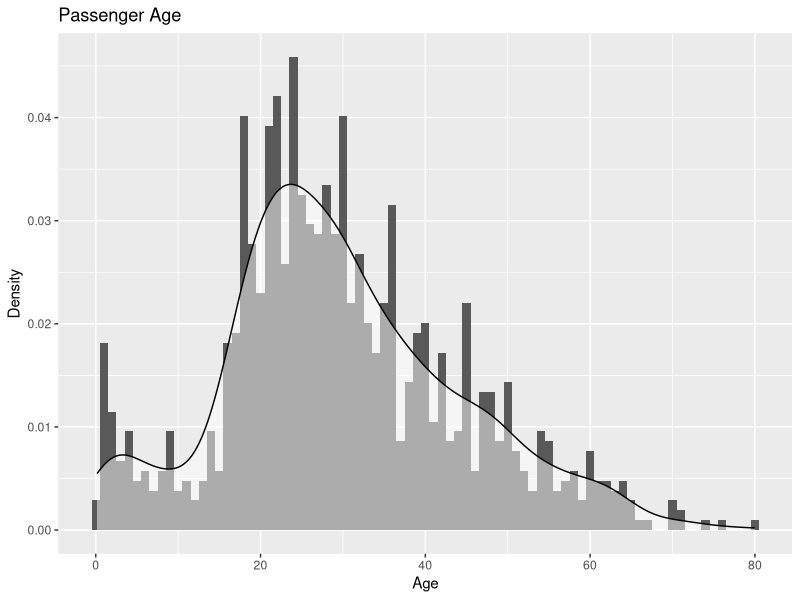
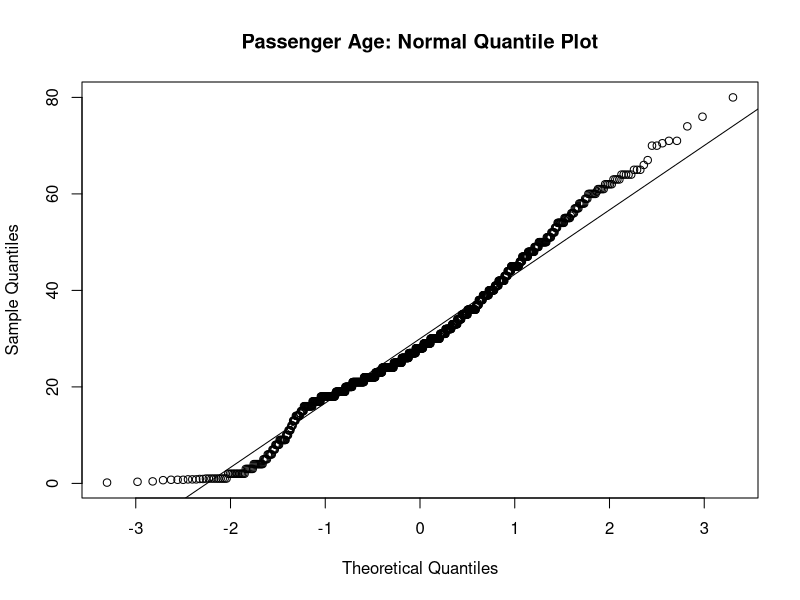
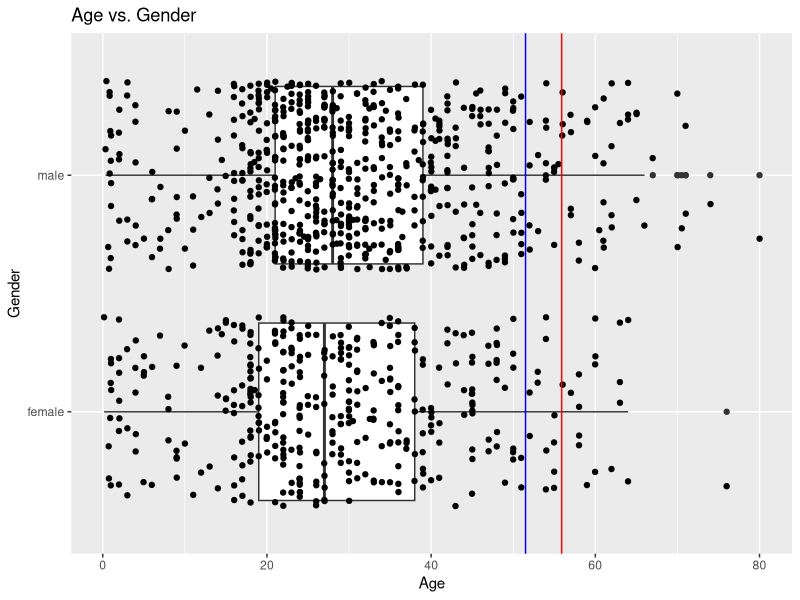
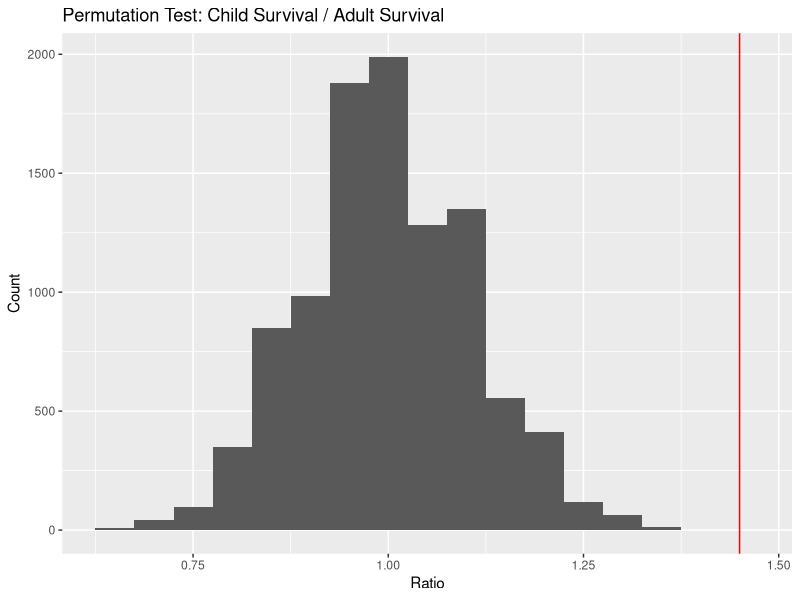

Recreate these plots in R, in order. (Note: this script raises an error after producing the figures.)
## Who Gets to Survive the Titanic Disaster?
## Chang Liu and Alexander Patel
## Math 156
## October 20, 2014

## The R Environment
# For graphs and charts, we will use the 'ggplot2' plotting library
#install.packages("ggplot2")
library("ggplot2")
#install.packages("scales")
library("scales")

## The Dataset
#  Our dataset comprises personal and logistical data on the
#  passengers on the Titanic. 
#  The data can be found at:
#   http://lib.stat.cmu.edu/S/Harrell/data/descriptions/titanic.html. 
titanic <- read.csv("titanic3.csv"); str(titanic)
# The data is a sample of 1310 passengers from the population size of 1317
#  so it approximates well the population
# There are 14 columns, but we will be looking at 5:
#  * 3 categorial/logical: passenger class, sex, survival
#  * 2 numerical: age, fare
titanic <- data.frame(titanic$survived, titanic$age, titanic$sex, titanic$fare, titanic$pclass)
names(titanic) <- c("survived", "age", "sex", "fare", "pclass"); head(titanic)

## PART I: AGE
# The data set contains age data on ~80% of the passengers (1046 / 1310)
age.nna <- titanic[!is.na(titanic$age),] # strip data of rows with age=NULL
summary(age.nna$age) 
# Notice the min/max: 2 months versus 80 years!
# Let's overlay a PDG on a histogram of age
ggplot(age.nna, aes(x=age)) + 
    ggtitle("Passenger Age") + 
    xlab("Age") + 
    ylab("Density") + 
    geom_histogram(aes(y=..density..), binwidth=1)+
    geom_density(alpha=.5, fill="#FFFFFF")
# We can see the discrepancies at extreme ages with a normal quantile plot
# The data is noticeably right-skewed, although there is clear dip in the number
#  of pre-teen and teenage passengers (for good reason, even in 1912)
qqnorm(age.nna$age, main="Passenger Age: Normal Quantile Plot")
qqline(age.nna$age)

# Let's do a boxplot of age vs. gender and add in as a reference the 1912 U.S. Life Expectancy
#  from: http://demog.berkeley.edu/~andrew/1918/figure2.html
# Turns out, there are more "old" passengers than meets the eye!
p <- qplot(x=age.nna$sex, y=age.nna$age, data=age.nna, 
           geom=c("boxplot", "jitter"), main="Age vs. Gender", xlab="Gender", 
           ylab="Age") + coord_flip()
p + geom_hline(yintercept = 51.5, color="blue", label="Life Exp. (M)") + 
    geom_hline(yintercept = 55.9, colour="red", label="Life Exp. (F)")

# Now, let's look at on particular category of the age group--children--and test 
#  whether the second part of "women and children first" (a code of conduct most famously associated with the Titanic) holds. 
# There are 154 children in the data set.
length(which(titanic$age < 18))
# Let's add a new categorical variable for child/adult.
titanic$age_group <- "adult"
titanic$age_group[titanic$age < 18] <- "child"
# 52% of children and only 36% of adults survived.
# But the child population is much smaller than the adult one. 
age_group.survived <- table(titanic$age_group, titanic$survived); age_group.survived
age_group.survived.prop <- prop.table(age_group.survived, 1); age_group.survived.prop
# Is the difference in survival rates significant? Let's see with a permutation test.
adults.survived <- age_group.survived.prop[3]
children.survived <- age_group.survived.prop[4]
observed <-  children.survived / adults.survived; observed # children are 1.45x more likely to survive 
N=10^4-1 ; result<-numeric(N)  
for (i in 1:N) {
    index <- sample(nrow(titanic), size=154, replace=FALSE)
    child.sample <- length(which(titanic$survived[index] == 1)) / length(index)
    adult.sample <- length(which(titanic$survived[-index] == 1)) / (nrow(titanic) - length(index))
    result[i] <- child.sample / adult.sample 
}
qplot(result, binwidth=.05) + 
    geom_vline(xintercept = observed, color="red", label="Observed") +
    ggtitle("Permutation Test: Child Survival / Adult Survival") + 
    xlab("Ratio") + 
    ylab("Count")
pvalue = (sum (result >= observed) + 1)/(N+1); 2*pvalue 
# A near-zero p-value indicates that the evidence supports the hypothesis that 
#  children are more likely to have survived

## PART II: Gender
# extract passengers with non-null sex/survival data
index<-which((!is.na(titanic$sex) )&(!is.na(titanic$survived))); 
sex<-data.frame(titanic$survived[index],titanic$sex[index])
names(sex) <- c("survive ", "sex"); head(sex)
# 466 females and 843 males have survival data
nrow(subset(sex, sex == "female")); nrow(subset(sex, sex == "male"))
# a contingency table for gender
counts<-table(sex)[,c(0,2,3)]; counts
# Women's survival rate 
women.survived<-counts[2]/(counts[1]+counts[2]);women.survived
# Men's survival rate
men.survived <-counts[4]/(counts[3]+counts[4]);men.survived
# Women are almost 4 times more likely to survive than men!
observed <- women.survived / men.survived; observed 
# Visualizing gender vs. survival
barplot(counts, ylim=c(0, 1000), xlab="Gender",ylab="Count",main="Survival by Sex")
text(.71, 520, paste(as.character(round(women.survived, 3) * 100),"% Survived"))
text(1.9, 890, paste(as.character(round(men.survived, 3 ) * 100),"% Survived"))
legend("bottomright", fill=c("black", "grey"), legend=c("Perished", "Survived"))
# Is the survival ratio of women over men statistically significant? 
# Let's do two tests. First, a permutation test for the ratio of women and men who survived
N=10^3-1 ; result<-numeric(N)  
for (i in 1:N) {
    per.sex<-sample(titanic$sex)
    counts2<-table(titanic$survived,per.sex);counts2<-counts2[,c(0,2,3)]
    women<-counts2[2]/(counts2[1]+counts2[2]) # women's survival rate 
    men<-counts2[4]/(counts2[3]+counts2[4]) # men's survival rate
    result[i]<-women/men  
}
qplot(result, binwidth=.05) + 
    geom_vline(xintercept = observed, color="red", label="Observed") + 
    xlim(0, 4) +
    ggtitle("Permutation Test: Female Survival / Male Survival") + 
    xlab("Ratio") + 
    ylab("Count")
pValue = (sum (result >= observed) + 1)/(N+1); 2*pValue #double for 2-sided test
# Far below 1% pvalue level: the observed ratio is extremely unlikely to occur by chance! 
# We have reason now to belive that women are saved first

# Now let's perform a chi-square test to further verify our conviction: 
# NUll hypothesis: sex and survival are independent VS
# Alternative hypothesis - women more likely to survive  
chisq.test(counts) 
# first glance: two variables highly dependent with statistical significance
chisq1 <-function(Obs){
    Expected <- rep(sum(Obs)/length(Obs),length(Obs))
    sum((Obs-Expected)^2/Expected)
}
#Calculate chi square for the observed data
Chi1<-chisq1(counts);Chi1
# calculate its p-value 
pchisq(Chi1,1,lower.tail=FALSE) 
# extremely small at 1% p-value level
# strongly suggesting the relationship is not indepedent 

# BONUS point: advantage of simulation over classical chisquare test

# Although in agreement on the inference, however, the large discrepany 
# in values between the built-in test and our calculation makes us nervous 
# e.g.p-values: 2.2e-16 for built-in; 9.304668e-131 for calculation
# The same issue appears in the analysis of class and survival!
# But we have no easy way to find out why! 
# Also the degree of power in the values (esp. -131?!) are just way too high
# Let's see if simulation can remedy this issue. 

# simulate the results
N = 10^4-1 ; sex.result <- numeric(N)
for (i in 1:N) {
    per_sex<- sample(titanic$sex);
    counts3<-table(titanic$survived,per_sex)
    counts3<-counts3[,c(0,2,3)]
    sex.result[i]<-chisq1(counts3)
}
qplot(sex.result, binwidth=1) + 
    geom_vline(xintercept = Chi1, color="red", label="Observed") + 
    xlim(100, 600) +
    ggtitle("Simulation: Sex Survival") + 
    xlab("Chi-squared") + 
    ylab("Count")
pVal <-(sum (sex.result >= Chi1) +1)/(N+1); pVal;pVal*2 

# Not only the pvalue from simulation clearly is more reasonable
# but also it confirms the same inference without giving 
# the unknown discrepany and extremeness in values in the classical method.

## PART III: Passenger Class and Fare
# In our long script, we also looked at passenger class and ticket fare. The evidence 
# supports the hypothesis that passengers in lower-numbered passenger classes are
# more likely to have survived.the sinking of the Titanic.

# Conclusion:
# Women, children, and the first class are more likely to survive than others 